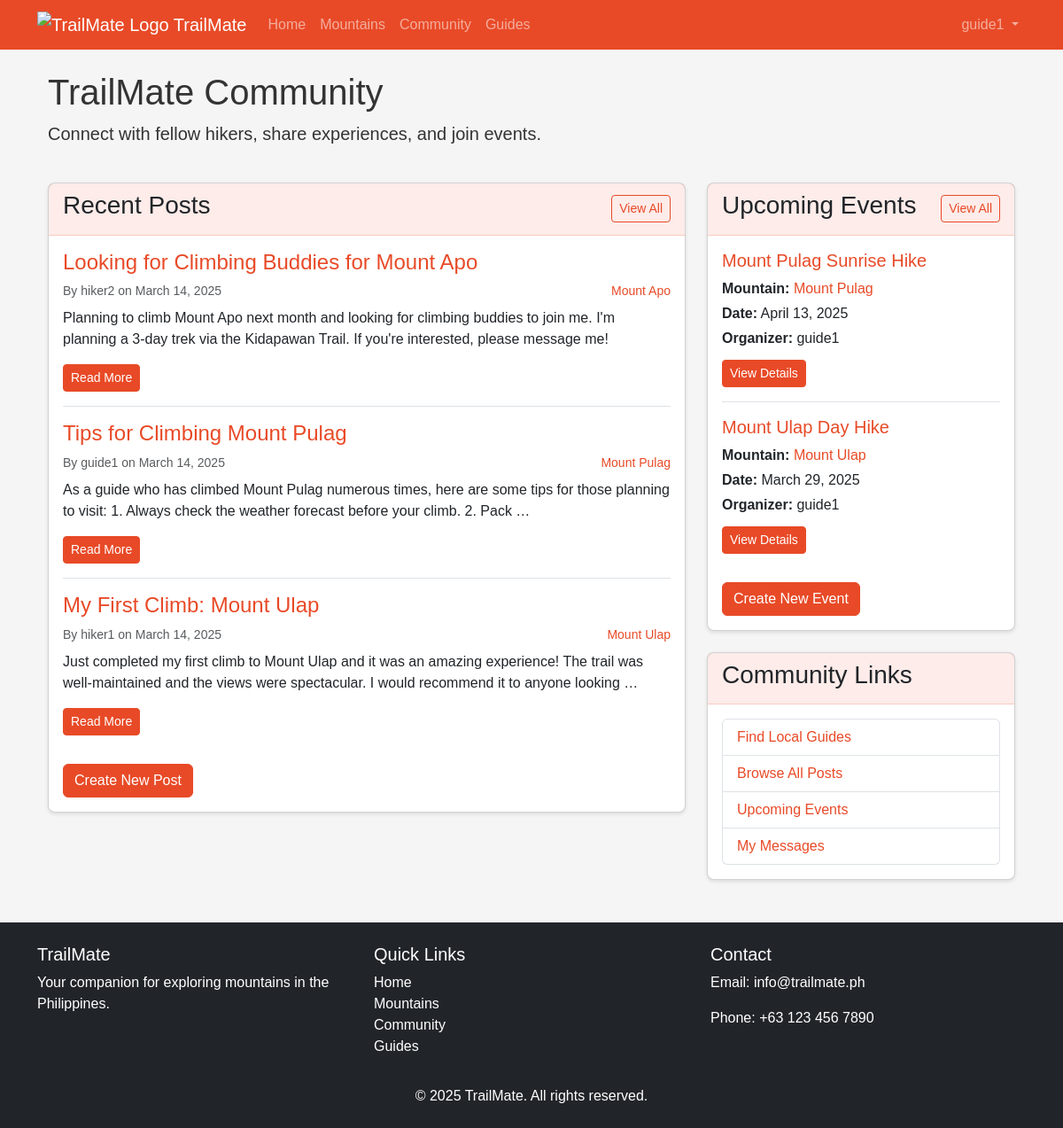
Page /community/ (signed in) on the committed database.
### community/models.py (models this page shows, shortened)
class Post(models.Model):
    user = models.ForeignKey(User, on_delete=models.CASCADE)
    title = models.CharField(max_length=200)
    content = models.TextField()
    created_at = models.DateTimeField(auto_now_add=True)
    updated_at = models.DateTimeField(auto_now=True)
    mountain = models.ForeignKey(Mountain, on_delete=models.SET_NULL, null=True, blank=True, related_name='posts')
    image = models.ImageField(upload_to='community_posts/', blank=True, null=True)
    class Meta:
        ordering = ['-created_at']

class Event(models.Model):
    title = models.CharField(max_length=200)
    description = models.TextField()
    mountain = models.ForeignKey(Mountain, on_delete=models.CASCADE, related_name='events')
    organizer = models.ForeignKey(User, on_delete=models.CASCADE, related_name='organized_events')
    start_date = models.DateTimeField()
    end_date = models.DateTimeField()
    created_at = models.DateTimeField(auto_now_add=True)
    max_participants = models.IntegerField(default=0)

### mountains/models.py (models this page shows, shortened)
class Mountain(models.Model):
    name = models.CharField(max_length=100)
    location = models.CharField(max_length=100)
    elevation = models.IntegerField(help_text="Elevation in meters")
    difficulty = models.CharField(max_length=20, choices=[
        ('easy', 'Easy'),
        ('moderate', 'Moderate'),
        ('hard', 'Hard'),
        ('expert', 'Expert'),
    ])
    description = models.TextField()
    image = models.ImageField(upload_to='mountains/', blank=True, null=True)
    latitude = models.FloatField()
    longitude = models.FloatField()

### community/views.py (the view)
# urls.py: path('', views.community_home, name='community_home'),
def community_home(request):
    posts = Post.objects.all()[:5]
    events = Event.objects.filter(start_date__gte=timezone.now())[:5]
    return render(request, 'community/home.html', {
        'posts': posts,
        'events': events
    })

### templates/community/home.html (shortened to what this page needs)
{% extends 'base.html' %}
{% load static %}
{% block content %}
<div class="container">
    <div class="row mb-4">
        <div class="col">
            <h1>TrailMate Community</h1>
            <p class="lead">Connect with fellow hikers, share experiences, and join events.</p>
        </div>
    </div>
    <div class="row mb-5">
        <div class="col-md-8">
            <div class="card mb-4">
                <div class="card-header d-flex justify-content-between align-items-center">
                    <h3>Recent Posts</h3>
                    <a href="{% url 'post_list' %}" class="btn btn-outline-primary btn-sm">View All</a>
                </div>
                <div class="card-body">
                    {% if posts %}
                        {% for post in posts %}
                            <div class="post mb-3 pb-3 {% if not forloop.last %}border-bottom{% endif %}">
                                <h4><a href="{% url 'post_detail' post.id %}">{{ post.title }}</a></h4>
                                <div class="d-flex justify-content-between">
                                    <small class="text-muted">By {{ post.user.username }} on {{ post.created_at|date:"F d, Y" }}</small>
                                    {% if post.mountain %}
                                        <small><a href="{% url 'mountain_detail' post.mountain.id %}">{{ post.mountain.name }}</a></small>
                                    {% endif %}
                                </div>
                                <p class="mt-2">{{ post.content|truncatewords:30 }}</p>
                                <a href="{% url 'post_detail' post.id %}" class="btn btn-sm btn-primary">Read More</a>
                            </div>
                        {% endfor %}
                    {% else %}
                        <div class="alert alert-info">No posts yet. Be the first to share your experience!</div>
                    {% endif %}
                    {% if user.is_authenticated %}
                        <div class="mt-3">
                            <a href="{% url 'create_post' %}" class="btn btn-primary">Create New Post</a>
                        </div>
                    {% endif %}
                </div>
            </div>
        </div>
        <div class="col-md-4">
            <div class="card mb-4">
                <div class="card-header d-flex justify-content-between align-items-center">
                    <h3>Upcoming Events</h3>
                    <a href="{% url 'event_list' %}" class="btn btn-outline-primary btn-sm">View All</a>
                </div>
                <div class="card-body">
                    {% if events %}
                        {% for event in events %}
                            <div class="event mb-3 pb-3 {% if not forloop.last %}border-bottom{% endif %}">
                                <h5><a href="{% url 'event_detail' event.id %}">{{ event.title }}</a></h5>
                                <p class="mb-1">
                                    <strong>Mountain:</strong>
                                    <a href="{% url 'mountain_detail' event.mountain.id %}">{{ event.mountain.name }}</a>
                                </p>
                                <p class="mb-1">
                                    <strong>Date:</strong> {{ event.start_date|date:"F d, Y" }}
                                </p>
                                <p class="mb-1">
                                    <strong>Organizer:</strong> {{ event.organizer.username }}
                                </p>
                                <a href="{% url 'event_detail' event.id %}" class="btn btn-sm btn-primary mt-2">View Details</a>
                            </div>
                        {% endfor %}
                    {% else %}
                        <div class="alert alert-info">No upcoming events. Stay tuned!</div>
                    {% endif %}
                    {% if user.is_authenticated %}
                        <div class="mt-3">
                            <a href="{% url 'create_event' %}" class="btn btn-primary">Create New Event</a>
                        </div>
                    {% endif %}
                </div>
            </div>
            <div class="card">
                <div class="card-header">
                    <h3>Community Links</h3>
                </div>
                <div class="card-body">
                    <ul class="list-group">
                        <li class="list-group-item">
                            <a href="{% url 'guide_list' %}">Find Local Guides</a>
                        </li>
                        <li class="list-group-item">
                            <a href="{% url 'post_list' %}">Browse All Posts</a>
                        </li>
                        <li class="list-group-item">
                            <a href="{% url 'event_list' %}">Upcoming Events</a>
                        </li>
                        {% if user.is_authenticated %}
                            <li class="list-group-item">
                                <a href="{% url 'inbox' %}">My Messages</a>
                            </li>
                        {% endif %}
                    </ul>
                </div>
            </div>
        </div>
    </div>
</div>
{% endblock %}

### templates/base.html (shortened to what this page needs)
<!DOCTYPE html>
<html lang="en">
<head>
    <link href="https://cdn.jsdelivr.net/npm/bootstrap@5.3.0-alpha1/dist/css/bootstrap.min.css" rel="stylesheet">
    <link rel="stylesheet" href="https://unpkg.com/leaflet@1.9.3/dist/leaflet.css" />
    <link rel="stylesheet" href="/static/css/main.css">
</head>
<body>
    <nav class="navbar navbar-expand-lg navbar-dark" style="background-color: var(--primary-color);">
        <div class="container">
            <a class="navbar-brand" href="{% url 'home' %}">
                <img src="/static/images/logo.png" alt="TrailMate Logo" height="30" class="d-inline-block align-top">
                TrailMate
            </a>
            <div class="collapse navbar-collapse" id="navbarNav">
                <ul class="navbar-nav me-auto">
                    <li class="nav-item">
                        <a class="nav-link" href="{% url 'home' %}">Home</a>
                    </li>
                    <li class="nav-item">
                        <a class="nav-link" href="{% url 'mountain_list' %}">Mountains</a>
                    </li>
                    <li class="nav-item">
                        <a class="nav-link" href="{% url 'community_home' %}">Community</a>
                    </li>
                    <li class="nav-item">
                        <a class="nav-link" href="{% url 'guide_list' %}">Guides</a>
                    </li>
                </ul>
                <ul class="navbar-nav">
                    {% if user.is_authenticated %}
                        <li class="nav-item dropdown">
                            <a class="nav-link dropdown-toggle" href="#" id="navbarDropdown" role="button" data-bs-toggle="dropdown">
                                {{ user.username }}
                            </a>
                        </li>
                    {% endif %}
                </ul>
            </div>
        </div>
    </nav>
    <main class="container mt-4">
        {% block content %}{% endblock %}
    </main>
    <footer class="bg-dark text-white mt-5 py-4">
        <div class="container">
            <div class="row">
                <div class="col-md-4">
                    <h5>TrailMate</h5>
                    <p>Your companion for exploring mountains in the Philippines.</p>
                </div>
                <div class="col-md-4">
                    <h5>Quick Links</h5>
                    <ul class="list-unstyled">
                        <li><a href="{% url 'home' %}" class="text-white">Home</a></li>
                        <li><a href="{% url 'mountain_list' %}" class="text-white">Mountains</a></li>
                        <li><a href="{% url 'community_home' %}" class="text-white">Community</a></li>
                        <li><a href="{% url 'guide_list' %}" class="text-white">Guides</a></li>
                    </ul>
                </div>
                <div class="col-md-4">
                    <h5>Contact</h5>
                    <p>Email: info@trailmate.ph</p>
                    <p>Phone: +63 123 456 7890</p>
                </div>
            </div>
            <div class="row mt-3">
                <div class="col text-center">
                    <p class="mb-0">&copy; {% now "Y" %} TrailMate. All rights reserved.</p>
                </div>
            </div>
        </div>
    </footer>
</body>
</html>

### static/css/main.css (style rules this page uses)
:root { --primary-color: #E84A27; --secondary-color: #F8A269; --text-color: #333333; --light-color: #FFFFFF; --background-color: #F5F5F5; --accent-color: #6C757D; }
body { font-family: 'Arial', sans-serif; color: var(--text-color); background-color: var(--background-color); }
.btn-primary { background-color: var(--primary-color); border-color: var(--primary-color); }
.btn-outline-primary { color: var(--primary-color); border-color: var(--primary-color); }
a { color: var(--primary-color); text-decoration: none; }
.card { border-radius: 8px; box-shadow: 0 2px 4px rgba(0, 0, 0, 0.1); transition: transform 0.3s ease, box-shadow 0.3s ease; }
.card-header { background-color: rgba(232, 74, 39, 0.1); border-bottom: 1px solid rgba(232, 74, 39, 0.2); }

### templates/base.html (style rules this page uses)
:root { --primary-color: #E84A27; --secondary-color: #F8A269; --text-color: #333333; --light-color: #FFFFFF; --background-color: #F5F5F5; --accent-color: #6C757D; }

### rows in the picture
Post: title "Looking for Climbing Buddies for Mount Apo", user.username "hiker2", created_at "March 14, 2025", mountain.name "Mount Apo", content "Planning to climb Mount Apo next month and looking for climbing buddies to join me. I'm planning a 3-day trek via the Kidapawan Trail. If you're interested, please message me!"
Post: title "Tips for Climbing Mount Pulag", user.username "guide1", created_at "March 14, 2025", mountain.name "Mount Pulag", content "As a guide who has climbed Mount Pulag numerous times, here are some tips for those planning to visit: 1. Always check the weather forecast before your climb. 2. Pack …"
Post: title "My First Climb: Mount Ulap", user.username "hiker1", created_at "March 14, 2025", mountain.name "Mount Ulap", content "Just completed my first climb to Mount Ulap and it was an amazing experience! The trail was well-maintained and the views were spectacular. I would recommend it to anyone looking …"
Event: title "Mount Pulag Sunrise Hike", mountain.name "Mount Pulag", start_date "April 13, 2025", organizer.username "guide1"
Event: title "Mount Ulap Day Hike", mountain.name "Mount Ulap", start_date "March 29, 2025", organizer.username "guide1"

### other values in the picture
{{ user.username }} "guide1"
